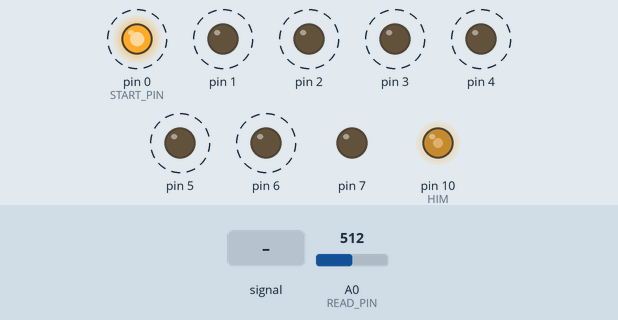
Recording of a sketch running on a simulated Arduino Uno, built with avr-gcc and run on an emulated ATmega328P. Shown: output pins drawn as LEDs (lit = HIGH). Dashed ring = blinking. The inputs (shaded band) are chosen by the test bench; at power-on: A0 (READ_PIN) = 512.

Above: at 0.07 s.
At 0.73 s:
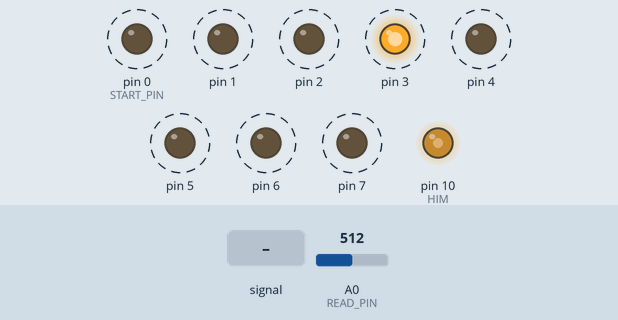
1.3 s: A0 (READ_PIN) fed a 200 Hz sine of ±81 counts around its level
Timing chart, 0 to 2.3 s (numbered marks = the images above; inputs shaded):
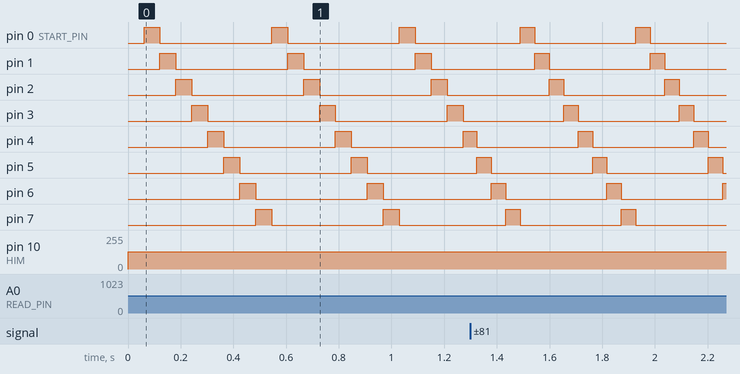

Measured:
- by itself, pin 0 (START_PIN), pin 1–7: alternates HIGH for 0.06 s and LOW for 0.42 s

The sketch:

lamps.ino
```cpp
#define HIM 10
#define START_PIN 0
#define END_PIN 8
#define READ_PIN A0

#define SIZE (END_PIN - START_PIN)

int timeCount = 0, temp = 0, pin = -1, code = -1;

void setup() {
    for(int i = START_PIN; i < END_PIN; i++)
        pinMode(i,OUTPUT);
}

void set(int a){
    for(int i = START_PIN; i < END_PIN; i++)
        digitalWrite(i, LOW);
    if(a >= 0)
        digitalWrite(a % SIZE, HIGH);
}

void loop() {
    code = analogRead(READ_PIN);
    timeCount = code;
    analogWrite(HIM, code / 4);
    if(code > 50){
        if(temp >= timeCount){
            set(++pin);
            temp = 0;
        }
        temp++;
    }else{
     set(-1);
    }
}
```
